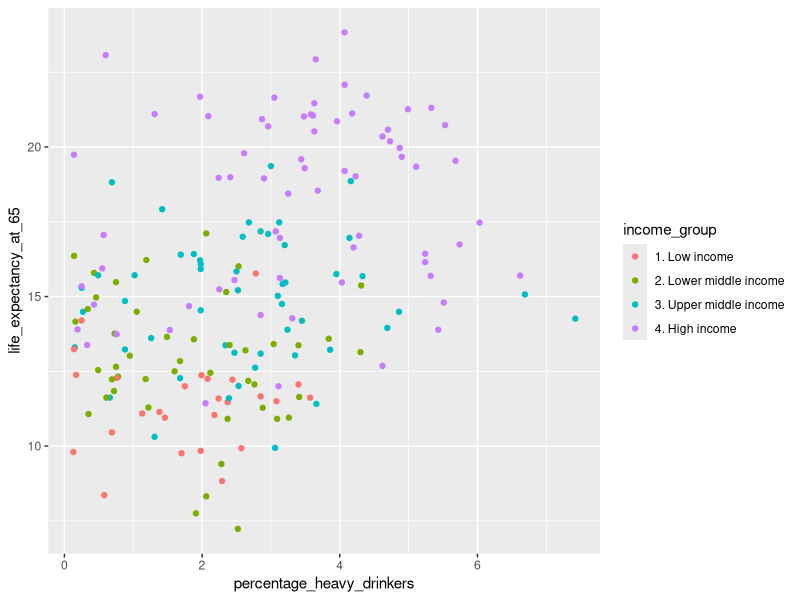
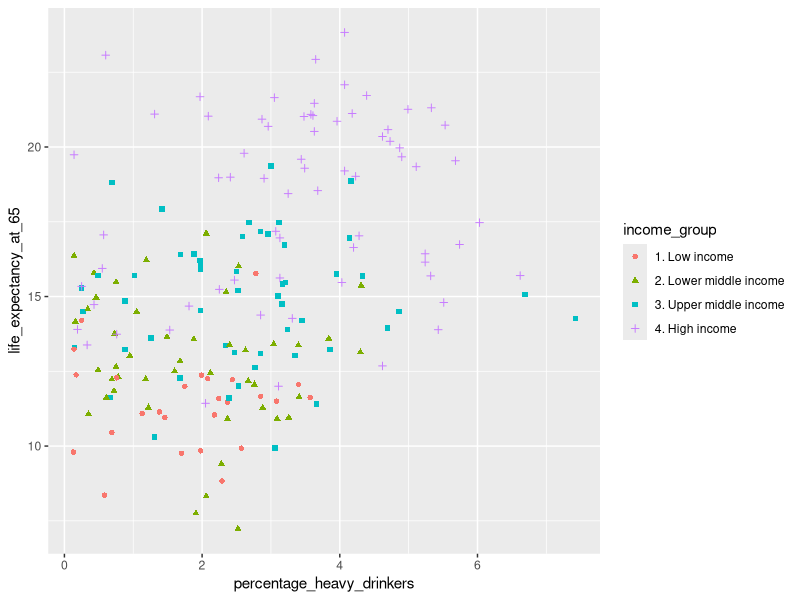
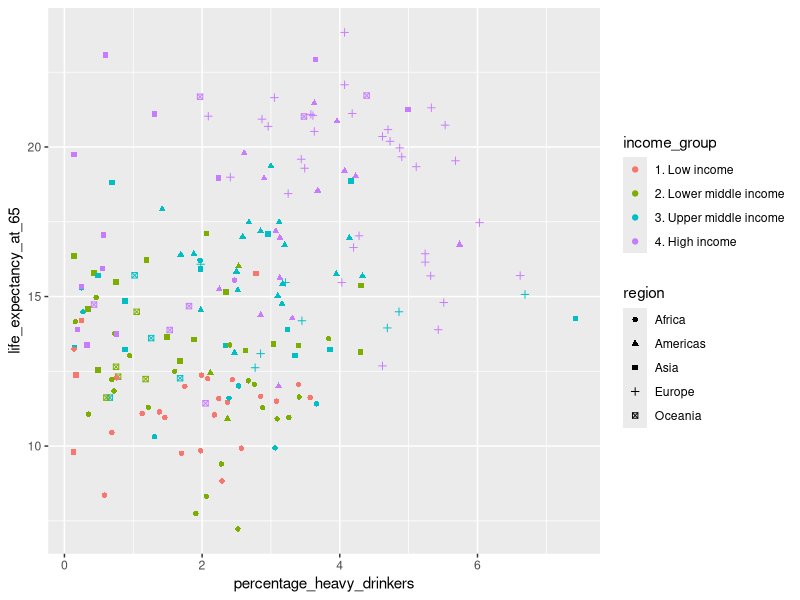
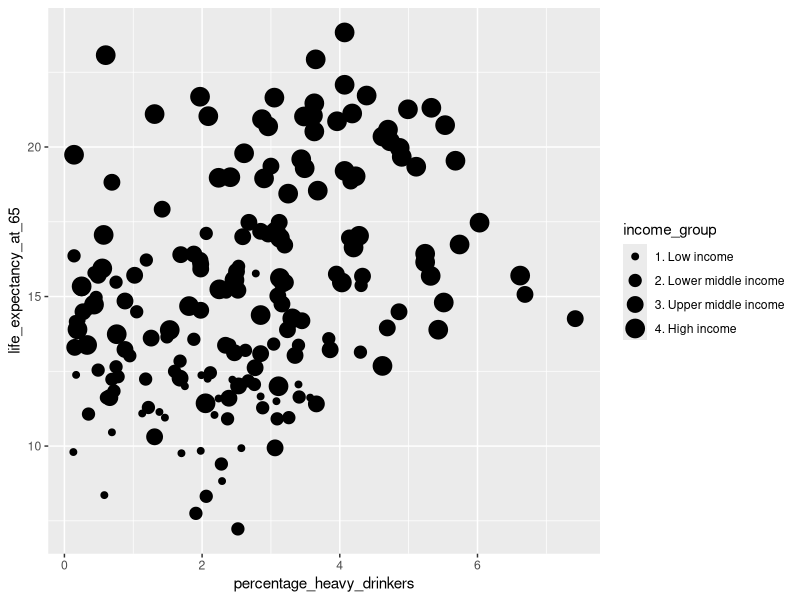
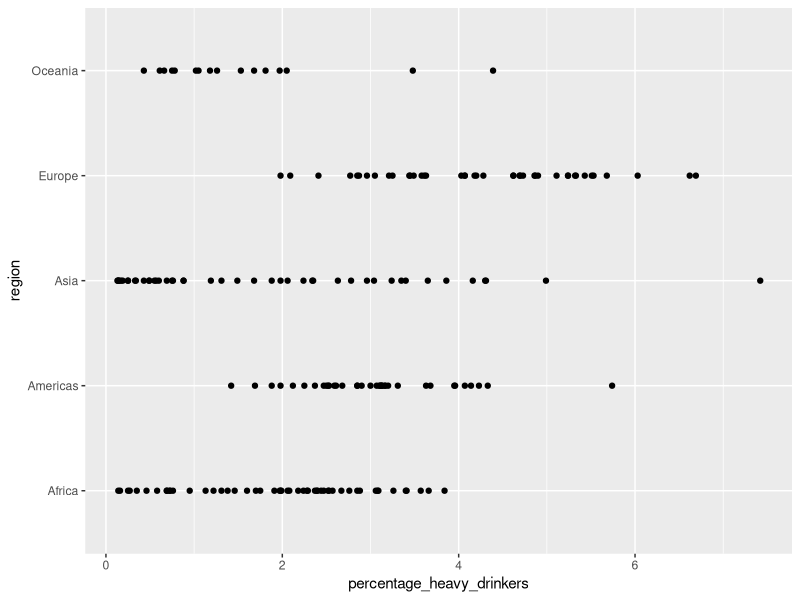
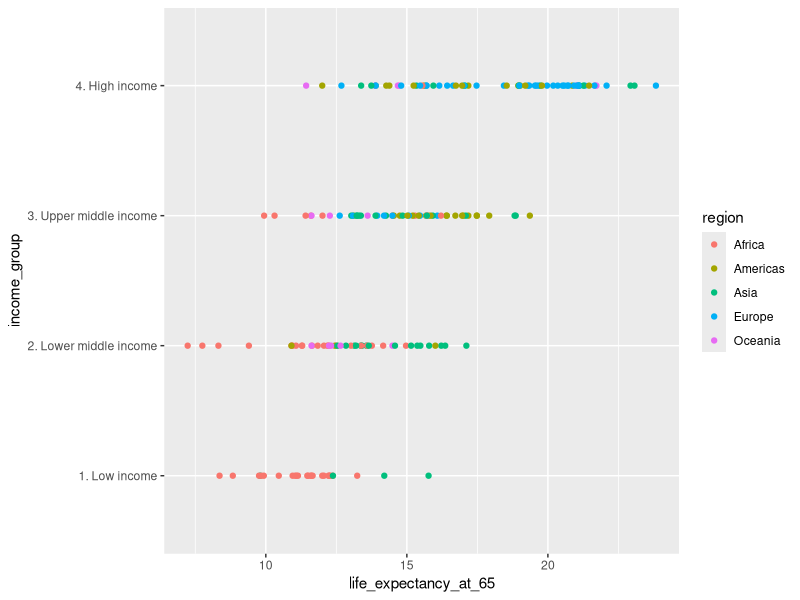
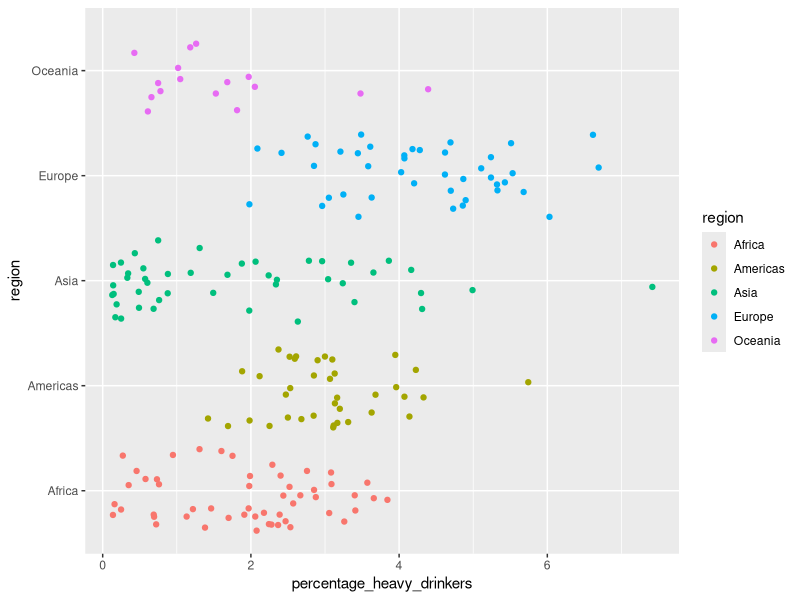
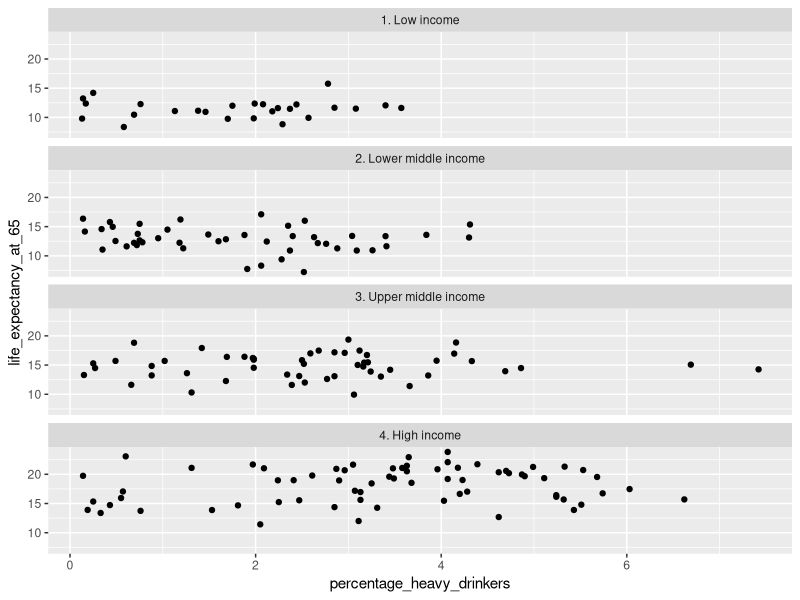

Source code (R) for these figures, in order: (Note: this script raises an error after producing the figures.)
## ---- chunk 1
library(tidyverse)


income_df <- read_csv('data/income_lifeexp_alcohol.csv', show_col_types = FALSE)

ggplot(income_df, aes(
    x=percentage_heavy_drinkers, 
    y=life_expectancy_at_65, 
    color=income_group
)) + 
geom_point()
## ---- chunk 2
ggplot(income_df, aes(
    x=percentage_heavy_drinkers, 
    y=life_expectancy_at_65, 
    color=income_group,
    shape=income_group
)) + 
geom_point()
## ---- chunk 3
ggplot(income_df, aes(
    x=percentage_heavy_drinkers, 
    y=life_expectancy_at_65, 
    color=income_group,
    shape=region
)) + 
geom_point()
## ---- chunk 4

ggplot(income_df, aes(
    x=percentage_heavy_drinkers, 
    y=life_expectancy_at_65, 
    size=income_group,
)) + 
geom_point()
## ---- chunk 5
ggplot(income_df, aes(
    x=percentage_heavy_drinkers, 
    y=region, 
)) + 
geom_point()
## ---- chunk 6
ggplot(income_df, aes(
    x=life_expectancy_at_65, 
    y=income_group, 
    color=region
)) + 
geom_point()
## ---- chunk 7
ggplot(income_df, aes(
    x=percentage_heavy_drinkers, 
    y=region, 
    color=region
)) + 
geom_jitter()
## ---- chunk 8
ggplot(income_df, aes(
    x = percentage_heavy_drinkers, 
    y = life_expectancy_at_65
)) +
geom_point() +
facet_wrap(~ income_group, ncol=1)
## ---- chunk 9
ggplot(income_df, aes(
    x = percentage_heavy_drinkers, 
    y = life_expectancy_at_65,
    color=income_group
)) +
geom_point() +
facet_wrap(~ region, ncol=2)
## ---- chunk 10
#| echo: false
api = "{{< env URL >}}"
ojs_define(apiUrl = api)
## ---- chunk 11
#| echo: false

wellbeing_df <- readr::read_csv('data/MH_data_processed_3.csv', show_col_types=FALSE)
## ---- chunk 12
ggplot(wellbeing_df, aes(
    x = region, 
    y = MHQ_score, 
    color = region)) +
  geom_point() +
  facet_wrap(~ age_group)
## ---- chunk 13

ggplot(wellbeing_df, aes(
    x = region, 
    y = MHQ_score, 
    color = region)) +
  geom_point() +
  facet_wrap(~ age_group)
